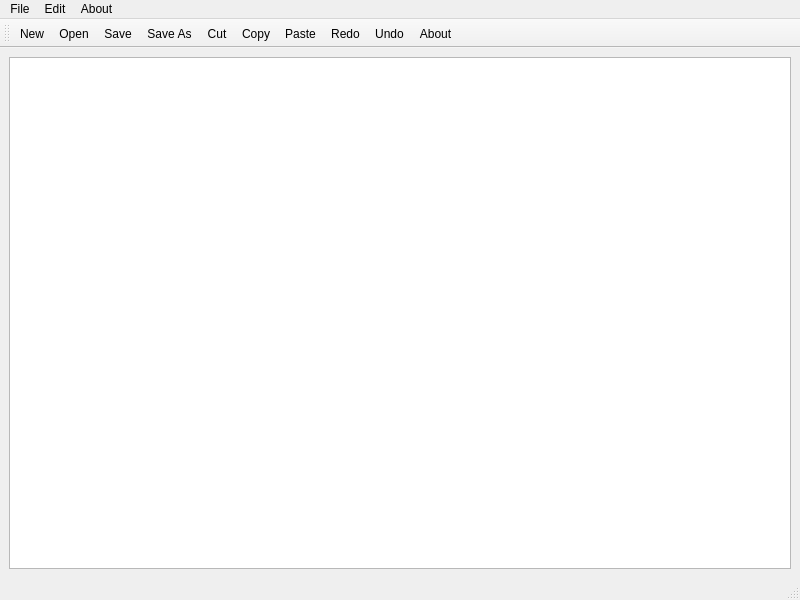
<?xml version="1.0" encoding="UTF-8"?>
<ui version="4.0">
 <class>MainWindow</class>
 <widget class="QMainWindow" name="MainWindow">
  <property name="geometry">
   <rect>
    <x>0</x>
    <y>0</y>
    <width>800</width>
    <height>600</height>
   </rect>
  </property>
  <property name="windowTitle">
   <string>Notepad</string>
  </property>
  <widget class="QWidget" name="centralwidget">
   <layout class="QHBoxLayout" name="horizontalLayout">
    <item>
     <widget class="QPlainTextEdit" name="textEdit"/>
    </item>
   </layout>
  </widget>
  <widget class="QMenuBar" name="menubar">
   <property name="geometry">
    <rect>
     <x>0</x>
     <y>0</y>
     <width>800</width>
     <height>25</height>
    </rect>
   </property>
   <widget class="QMenu" name="menuFile">
    <property name="title">
     <string>File</string>
    </property>
    <addaction name="actionNew"/>
    <addaction name="actionOpen"/>
    <addaction name="separator"/>
    <addaction name="actionSave"/>
    <addaction name="actionSave_As"/>
   </widget>
   <widget class="QMenu" name="menuEdit">
    <property name="title">
     <string>Edit</string>
    </property>
    <addaction name="actionCut"/>
    <addaction name="actionCopy"/>
    <addaction name="actionPaste"/>
    <addaction name="separator"/>
    <addaction name="actionRedo"/>
    <addaction name="separator"/>
    <addaction name="actionUndo"/>
    <addaction name="actionFind_Text"/>
    <addaction name="actionFonts_and_Styles"/>
    <addaction name="actionReplace_Text"/>
    <addaction name="separator"/>
    <addaction name="actionSet_Codec"/>
   </widget>
   <widget class="QMenu" name="menuAbout">
    <property name="title">
     <string>About</string>
    </property>
    <addaction name="actionAbout"/>
   </widget>
   <addaction name="menuFile"/>
   <addaction name="menuEdit"/>
   <addaction name="menuAbout"/>
  </widget>
  <widget class="QStatusBar" name="statusbar"/>
  <widget class="QToolBar" name="toolBar">
   <property name="windowTitle">
    <string>toolBar</string>
   </property>
   <attribute name="toolBarArea">
    <enum>TopToolBarArea</enum>
   </attribute>
   <attribute name="toolBarBreak">
    <bool>false</bool>
   </attribute>
   <addaction name="actionNew"/>
   <addaction name="actionOpen"/>
   <addaction name="actionSave"/>
   <addaction name="actionSave_As"/>
   <addaction name="actionCut"/>
   <addaction name="actionCopy"/>
   <addaction name="actionPaste"/>
   <addaction name="actionRedo"/>
   <addaction name="actionUndo"/>
   <addaction name="actionAbout"/>
  </widget>
  <action name="actionNew">
   <property name="icon">
    <iconset resource="Resource.qrc">
     <normaloff>:/rec/img/new.png</normaloff>:/rec/img/new.png</iconset>
   </property>
   <property name="text">
    <string>New</string>
   </property>
  </action>
  <action name="actionOpen">
   <property name="icon">
    <iconset resource="Resource.qrc">
     <normaloff>:/rec/img/open.png</normaloff>:/rec/img/open.png</iconset>
   </property>
   <property name="text">
    <string>Open</string>
   </property>
  </action>
  <action name="actionSave">
   <property name="icon">
    <iconset resource="Resource.qrc">
     <normaloff>:/rec/img/save.png</normaloff>:/rec/img/save.png</iconset>
   </property>
   <property name="text">
    <string>Save</string>
   </property>
  </action>
  <action name="actionSave_As">
   <property name="icon">
    <iconset resource="Resource.qrc">
     <normaloff>:/rec/img/save-as.png</normaloff>:/rec/img/save-as.png</iconset>
   </property>
   <property name="text">
    <string>Save As</string>
   </property>
  </action>
  <action name="actionCut">
   <property name="icon">
    <iconset resource="Resource.qrc">
     <normaloff>:/rec/img/cut.png</normaloff>:/rec/img/cut.png</iconset>
   </property>
   <property name="text">
    <string>Cut</string>
   </property>
  </action>
  <action name="actionCopy">
   <property name="icon">
    <iconset resource="Resource.qrc">
     <normaloff>:/rec/img/copy.png</normaloff>:/rec/img/copy.png</iconset>
   </property>
   <property name="text">
    <string>Copy</string>
   </property>
  </action>
  <action name="actionPaste">
   <property name="icon">
    <iconset resource="Resource.qrc">
     <normaloff>:/rec/img/paste.png</normaloff>:/rec/img/paste.png</iconset>
   </property>
   <property name="text">
    <string>Paste</string>
   </property>
  </action>
  <action name="actionRedo">
   <property name="icon">
    <iconset resource="Resource.qrc">
     <normaloff>:/rec/img/redo.png</normaloff>:/rec/img/redo.png</iconset>
   </property>
   <property name="text">
    <string>Redo</string>
   </property>
  </action>
  <action name="actionUndo">
   <property name="icon">
    <iconset resource="Resource.qrc">
     <normaloff>:/rec/img/undo.png</normaloff>:/rec/img/undo.png</iconset>
   </property>
   <property name="text">
    <string>Undo</string>
   </property>
  </action>
  <action name="actionAbout">
   <property name="icon">
    <iconset resource="Resource.qrc">
     <normaloff>:/rec/img/about.png</normaloff>:/rec/img/about.png</iconset>
   </property>
   <property name="text">
    <string>About</string>
   </property>
  </action>
  <action name="actionFind_Text">
   <property name="text">
    <string>Find Text</string>
   </property>
  </action>
  <action name="actionFonts_and_Styles">
   <property name="text">
    <string>Fonts and Styles</string>
   </property>
  </action>
  <action name="actionReplace_Text">
   <property name="text">
    <string>Replace Text</string>
   </property>
  </action>
  <action name="actionSet_Codec">
   <property name="text">
    <string>Set Codec</string>
   </property>
  </action>
 </widget>
 <resources>
  <include location="Resource.qrc"/>
 </resources>
 <connections/>
</ui>
